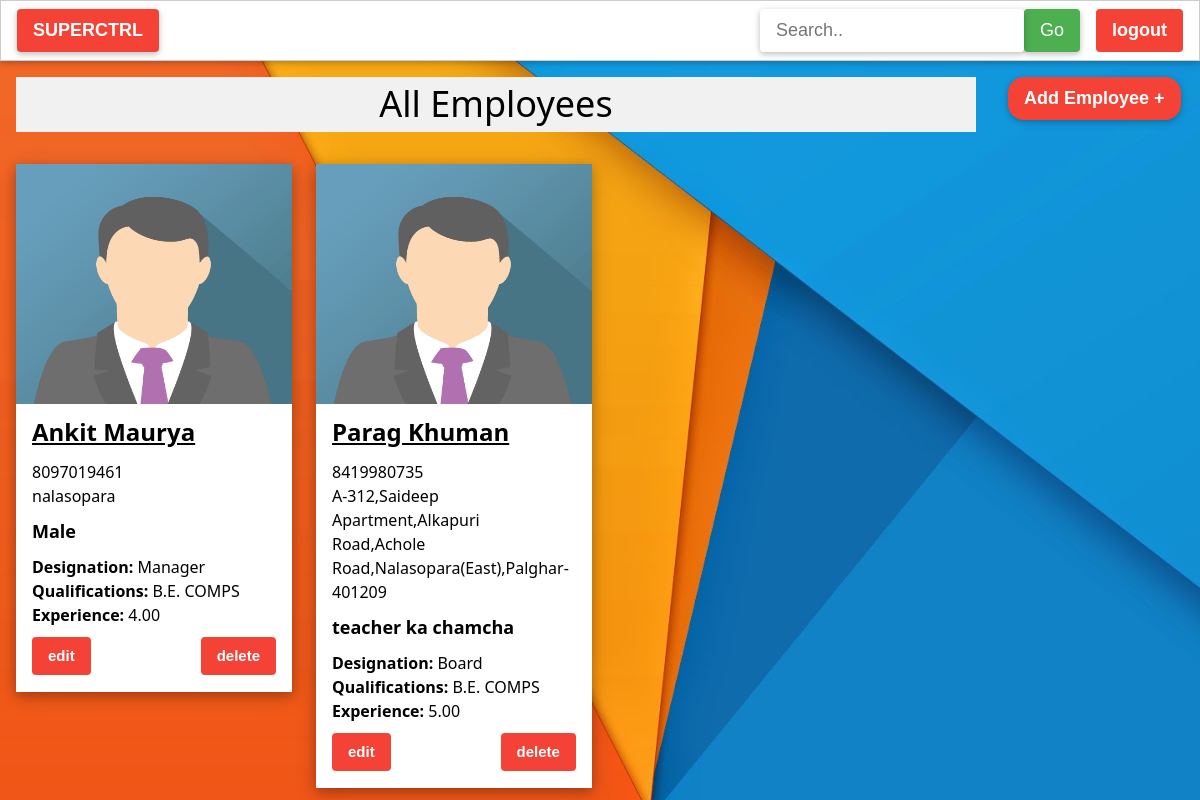
Page /employees (signed in) on the committed database.
### shop/models.py (models this page shows, shortened)
class Employee(models.Model):
    name=models.CharField(max_length=100)
    contact=models.IntegerField()
    address=models.CharField(max_length=1000)
    GENDER=(
        ('Male','Male'),
        ('Female','Female'),
        ('Others','Others'),
    )
    gender=models.CharField(choices=GENDER,default="----",max_length=50)
    DESIGNATION=(
        ('Worker',"Worker"),
        ('Manager','Manager'),
        ('Board','Board')
    )
    desg=models.CharField(choices=DESIGNATION,default='Worker',max_length=50)
    qual=models.CharField(max_length=1000)
    experience=models.DecimalField(decimal_places=2,max_digits=10)
    image=models.FileField(upload_to='employees')

### shop/views.py (the view)
# urls.py: url(r'^employees',views.employees,name="employees"),
@login_required
def employees(request):
    employees=Employee.objects.all()
    return render(request,'shop/employees.html',{'employees':employees})

### shop/templates/shop/employees.html
{% extends 'shop/base.html' %}
{% block employee %}
<div class="w3-row">
        <h1 class="w3-button w3-center w3-light-grey w3-container w3-margin w3-col w3-container" style="width:80%">All Employees</h1>
        <a href="{% url 'employeeadd' %}"><button class="w3-btn w3-rest w3-red w3-round-xlarge w3-margin w3-large w3-card"><strong>Add Employee +</strong></button></a>
</div>
    <div class="w3-row">
            {% for employee in employees  %}
        <div class="w3-col w3-quarter">
            <div class="w3-card-4 w3-white w3-margin" style="width:92%;max-width:300px;">
                <img src="{{employee.image.url}}" alt="Avatar" style="width:100%;opacity:0.85;height:30%">
                <div class="w3-container">
                <h3><b><a href="{% url 'employeedetail' employee.id %}">{{employee.name}}</a></b></h3>
                <h6>{{employee.contact}} <br> {{employee.address}}</b></h6>
                <h5><b>{{employee.gender}}</b></h5>
                <h6><b>Designation:  </b>{{employee.desg}} <br><b>  Qualifications:  </b>{{employee.qual}} <br><b>Experience:  </b>{{employee.experience}}</h6>
                <a href="{% url 'employeeedit' employee.id %}"><button class="w3-button w3-red w3-round w3-left w3-margin-bottom"><b>edit</b></button></a>
                <a href="{% url 'employeedelete' employee.id %}"><button class="w3-button w3-red w3-round w3-right w3-margin-bottom"><b>delete</b></button></a>
                </div>
              </div>
        </div>
        {% endfor %}
    </div>
{% endblock employee %}

### shop/static/shop/w3.css (style rules this page uses)
html { box-sizing:border-box }
*,*:before,*:after { box-sizing:inherit }
html { -ms-text-size-adjust:100%;-webkit-text-size-adjust:100% }
body { margin:0 }
a { background-color:transparent;-webkit-text-decoration-skip:objects }
img { border-style:none }
button,input,select,textarea { font:inherit;margin:0 }
button,input { overflow:visible }
button,select { text-transform:none }
button,html [type=button],[type=reset],[type=submit] { -webkit-appearance:button }
html,body { font-family:Verdana,sans-serif;font-size:15px;line-height:1.5 }
html { overflow-x:hidden }
h1 { font-size:36px }
h3 { font-size:24px }
h5 { font-size:18px }
h6 { font-size:16px }
h1,h2,h3,h4,h5,h6 { font-family:"Segoe UI",Arial,sans-serif;font-weight:400;margin:10px 0 }
img { vertical-align:middle }
a { color:inherit }
.w3-btn,.w3-button { border:none;display:inline-block;padding:8px 16px;vertical-align:middle;overflow:hidden;text-decoration:none;color:inherit;background-color:inherit;text-align:center;cursor:pointer;white-space:nowrap }
.w3-btn,.w3-button { -webkit-touch-callout:none;-webkit-user-select:none;-khtml-user-select:none;-moz-user-select:none;-ms-user-select:none;user-select:none }
.w3-container:after,.w3-container:before,.w3-panel:after,.w3-panel:before,.w3-row:after,.w3-row:before,.w3-row-padding:after,.w3-row-padding:before, .w3-cell-row:before,.w3-cell-row:after,.w3-clear:after,.w3-clear:before,.w3-bar:before,.w3-bar:after { content:"";display:table;clear:both }
.w3-col,.w3-half,.w3-third,.w3-twothird,.w3-threequarter,.w3-quarter { float:left;width:100% }
@media (min-width:601px) { .w3-col.m3,.w3-quarter { width:24.99999% } }
.w3-rest { overflow:hidden }
.w3-round,.w3-round-medium { border-radius:4px }
.w3-round-xlarge { border-radius:16px }
.w3-container,.w3-panel { padding:0.01em 16px }
.w3-card,.w3-card-2 { box-shadow:0 2px 5px 0 rgba(0,0,0,0.16),0 2px 10px 0 rgba(0,0,0,0.12) }
.w3-card-4,.w3-hover-shadow:hover { box-shadow:0 4px 10px 0 rgba(0,0,0,0.2),0 4px 20px 0 rgba(0,0,0,0.19) }
.w3-large { font-size:18px!important }
.w3-center { text-align:center!important }
.w3-margin { margin:16px!important }
.w3-margin-bottom { margin-bottom:16px!important }
.w3-left { float:left!important }
.w3-right { float:right!important }
.w3-red,.w3-hover-red:hover { color:#fff!important;background-color:#f44336!important }
.w3-white,.w3-hover-white:hover { color:#000!important;background-color:#fff!important }
.w3-light-grey,.w3-hover-light-grey:hover,.w3-light-gray,.w3-hover-light-gray:hover { color:#000!important;background-color:#f1f1f1!important }

### rows in the picture
Employee: image (placeholder picture), name "Ankit Maurya", contact "8097019461", address "nalasopara", gender "Male", desg "Manager", qual "B.E. COMPS", experience "4.00"
Employee: image (placeholder picture), name "Parag Khuman", contact "8419980735", address "A-312,Saideep Apartment,Alkapuri Road,Achole Road,Nalasopara(East),Palghar-401209", gender "teacher ka chamcha", desg "Board", qual "B.E. COMPS", experience "5.00"
